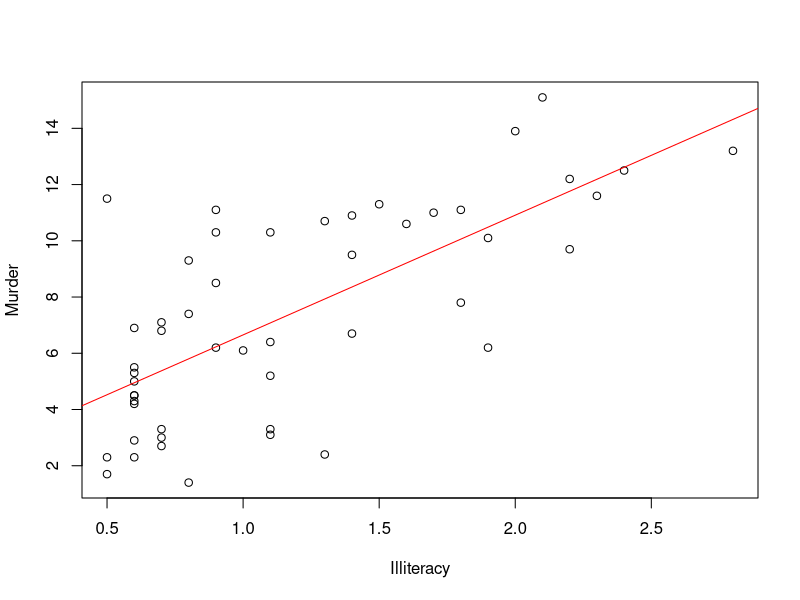
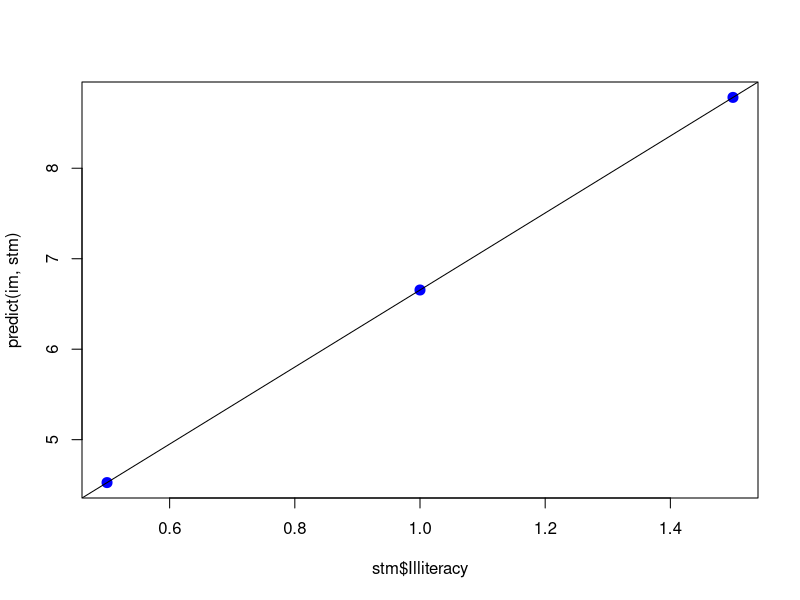
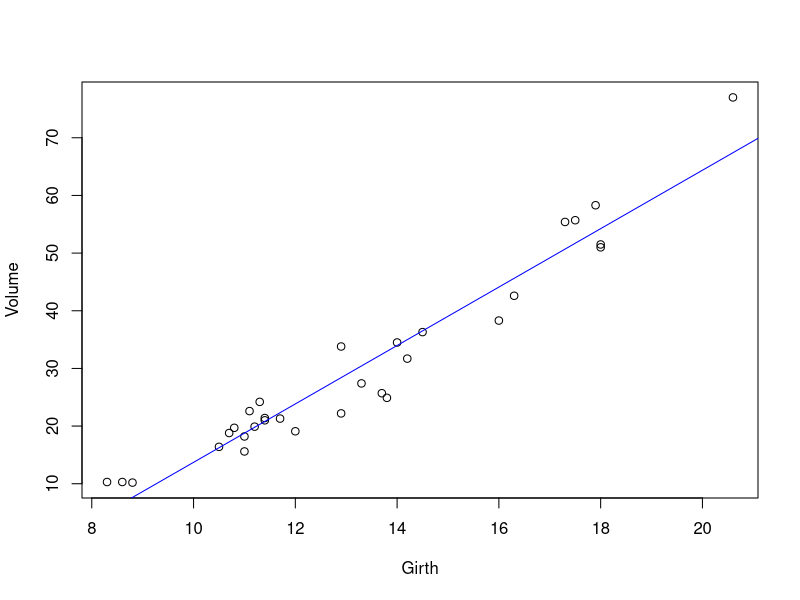
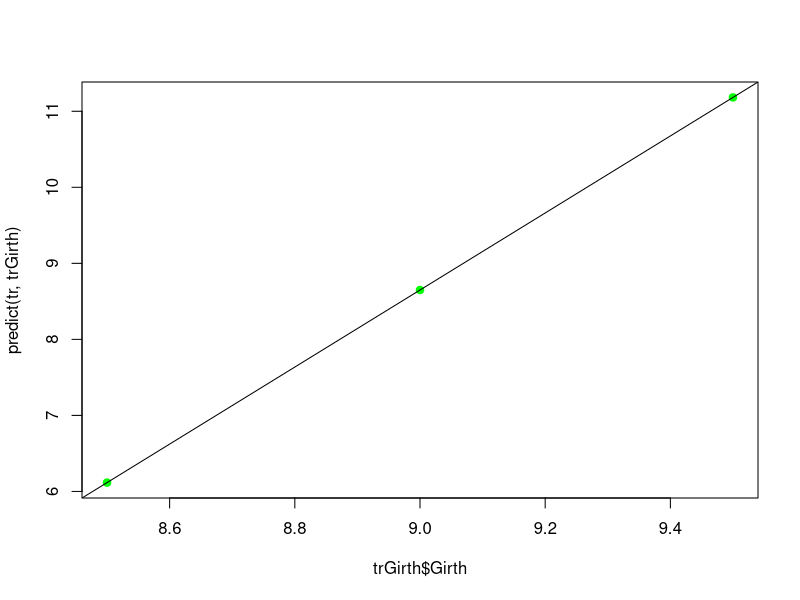
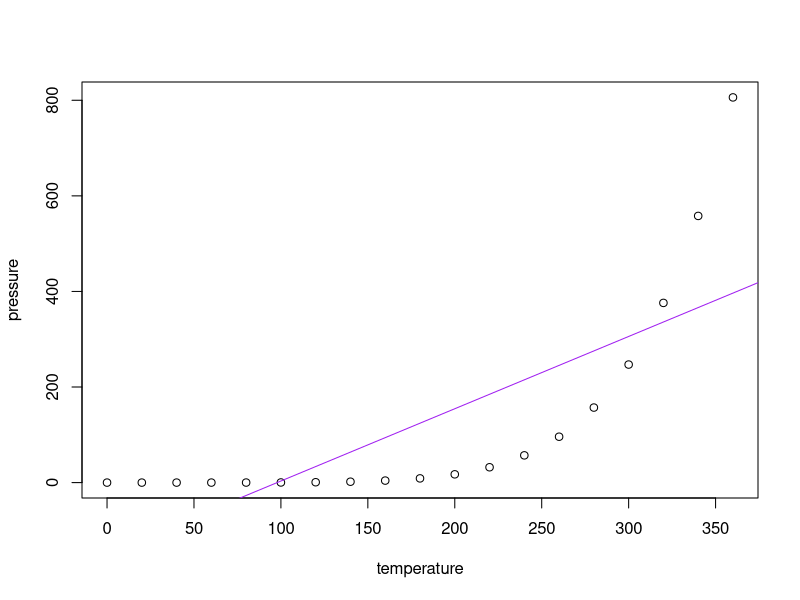
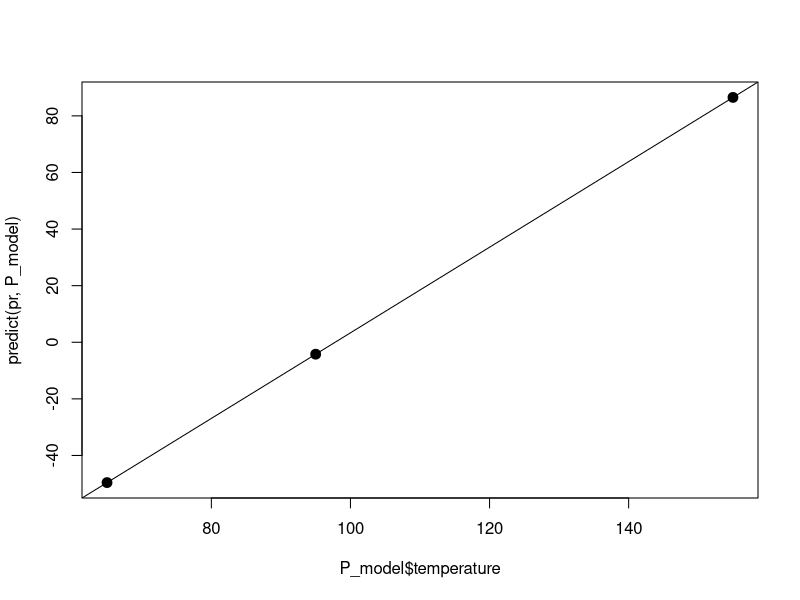

R code for these plots, in order:
# 이름   : 이윤지
# 작성일 : 2019. 12. 16
# 제출일 : 2019. 12. 16
# 
# 문1)
# state.x77 데이터셋에서 문맹률(Illiteracy)을 이용해 범죄율(Murder)을 예측하는 단순선형 회귀모델을 만드시오.
# 그리고 문맹률이 0.5, 1.0, 1.5일 때 범죄율을 예측하여 보시오.
state <- data.frame(state.x77)
class(state)
str(state)
head(state)
plot( Murder ~ Illiteracy, data = state )

im <- lm( Murder ~ Illiteracy, state )
im
# (Intercept)   Illiteracy  
#   2.397          4.257 
abline( im, col = 'red')

coef( im )  #매개변수 출력 : w = -17.579095, b = 3.932409

# 훈련 data에 있는 샘플에 대한 예측값
fitted( im )
# 잔차 : 실제 값과 회귀식으로 추정된 값과의 차이
residuals( im )
# 평균제곱오차(MES)
deviance( im ) / length( state$Illiteracy )

b <- coef(im)[2]
W <- coef(im)[1]

stm <- data.frame( Illiteracy = c(0.5, 1.0, 1.5) )
predict( im, stm )
plot( stm$Illiteracy, predict( im, stm ), col = "blue", cex = 2, pch=20)
abline( im )


# 문2)
# trees 데이터셋에서 나무둘레(Girth)로 나무의 볼륨(Volume)을 예측하는 단선형 회귀모델을 만드시오.
# 그리고 나무 둘레가 8.5, 9.0, 9.5일 때, 나무의 볼륨(Volume)을 예측하여 보시오.
tree <- data.frame(trees)
plot( Volume~Girth, data = tree )

tr <- lm( Volume ~ Girth, data = tree )
tr
# Coefficients:
#   (Intercept):y        Girth:x
#       -36.943          5.066
abline(tr, col="blue")

coef( tr )
# W : -36.943459,   b : 5.065856
b <- coef(tr)[2]
W <- coef(tr)[1]

trGirth <- data.frame( Girth = c(8.5, 9.0, 9.5) )
trGirth
predict( tr, trGirth )
# 1         2         3 
# 6.116320  8.649249 11.182177 
plot(trGirth$Girth, predict(tr, trGirth), col = "green", cex=1, pch=19)
abline( tr )
 
# 문3) 
# pressure 데이터셋에서 온도(temperature)로 기압(pressure)을 예측하는 단순선형 회귀모델을 만드시오.
# 그리고 온도가 65, 95, 155일 때 기압을 예측하여 보시오.
pressure <- data.frame(pressure)
plot( pressure ~ temperature, data = pressure )

pr <- lm( pressure ~ temperature, data = pressure )
pr
# (Intercept)  temperature  
# -147.899        1.512 
abline( pr, col = "purple")

coef(pr)
# (Intercept) temperature 
# -147.89887     1.51242

W <- coef(pr)[1]
b <- coef(pr)[2]

P_model <- data.frame( temperature = c(65,95,155) )
P_model
predict( pr, P_model )
#     1          2          3 
# -49.591581  -4.218984  86.526208

plot( P_model$temperature, predict( pr, P_model), cex = 1.3, pch = 19)
abline( pr )